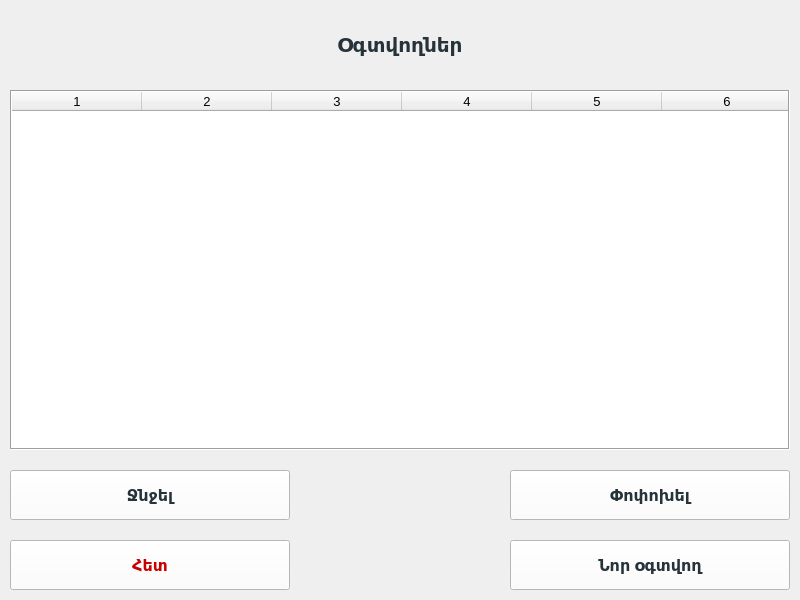
<?xml version="1.0" encoding="UTF-8"?>
<ui version="4.0">
 <class>UsersPage</class>
 <widget class="QMainWindow" name="UsersPage">
  <property name="geometry">
   <rect>
    <x>0</x>
    <y>0</y>
    <width>800</width>
    <height>600</height>
   </rect>
  </property>
  <property name="minimumSize">
   <size>
    <width>800</width>
    <height>600</height>
   </size>
  </property>
  <property name="maximumSize">
   <size>
    <width>800</width>
    <height>600</height>
   </size>
  </property>
  <property name="windowTitle">
   <string>MainWindow</string>
  </property>
  <widget class="QWidget" name="centralwidget">
   <widget class="QLabel" name="mainLabel">
    <property name="geometry">
     <rect>
      <x>220</x>
      <y>20</y>
      <width>360</width>
      <height>50</height>
     </rect>
    </property>
    <property name="font">
     <font>
      <pointsize>15</pointsize>
      <weight>75</weight>
      <bold>true</bold>
     </font>
    </property>
    <property name="styleSheet">
     <string notr="true">color: rgb(39, 51, 59);</string>
    </property>
    <property name="text">
     <string>Օգտվողներ</string>
    </property>
    <property name="alignment">
     <set>Qt::AlignCenter</set>
    </property>
   </widget>
   <widget class="QPushButton" name="newUserPushButton">
    <property name="geometry">
     <rect>
      <x>510</x>
      <y>540</y>
      <width>280</width>
      <height>50</height>
     </rect>
    </property>
    <property name="font">
     <font>
      <pointsize>12</pointsize>
      <weight>75</weight>
      <bold>true</bold>
     </font>
    </property>
    <property name="styleSheet">
     <string notr="true">color: rgb(39, 51, 59);
background-color: rgb(255, 255, 255);</string>
    </property>
    <property name="text">
     <string>Նոր օգտվող</string>
    </property>
   </widget>
   <widget class="QPushButton" name="logInPushButton">
    <property name="geometry">
     <rect>
      <x>10</x>
      <y>540</y>
      <width>280</width>
      <height>50</height>
     </rect>
    </property>
    <property name="font">
     <font>
      <pointsize>12</pointsize>
      <weight>75</weight>
      <bold>true</bold>
     </font>
    </property>
    <property name="styleSheet">
     <string notr="true">background-color: rgb(255, 255, 255);
color: rgb(200, 0, 0);</string>
    </property>
    <property name="text">
     <string>Հետ</string>
    </property>
   </widget>
   <widget class="QTableWidget" name="tableWidget">
    <property name="geometry">
     <rect>
      <x>10</x>
      <y>90</y>
      <width>780</width>
      <height>360</height>
     </rect>
    </property>
    <property name="font">
     <font>
      <pointsize>10</pointsize>
     </font>
    </property>
    <property name="frameShape">
     <enum>QFrame::Box</enum>
    </property>
    <property name="frameShadow">
     <enum>QFrame::Sunken</enum>
    </property>
    <property name="lineWidth">
     <number>1</number>
    </property>
    <property name="midLineWidth">
     <number>0</number>
    </property>
    <property name="verticalScrollBarPolicy">
     <enum>Qt::ScrollBarAsNeeded</enum>
    </property>
    <property name="horizontalScrollBarPolicy">
     <enum>Qt::ScrollBarAlwaysOff</enum>
    </property>
    <property name="gridStyle">
     <enum>Qt::SolidLine</enum>
    </property>
    <property name="rowCount">
     <number>0</number>
    </property>
    <property name="columnCount">
     <number>6</number>
    </property>
    <attribute name="horizontalHeaderCascadingSectionResizes">
     <bool>false</bool>
    </attribute>
    <attribute name="horizontalHeaderMinimumSectionSize">
     <number>20</number>
    </attribute>
    <attribute name="horizontalHeaderDefaultSectionSize">
     <number>130</number>
    </attribute>
    <attribute name="horizontalHeaderShowSortIndicator" stdset="0">
     <bool>false</bool>
    </attribute>
    <attribute name="verticalHeaderVisible">
     <bool>false</bool>
    </attribute>
    <attribute name="verticalHeaderMinimumSectionSize">
     <number>30</number>
    </attribute>
    <attribute name="verticalHeaderDefaultSectionSize">
     <number>30</number>
    </attribute>
    <column/>
    <column/>
    <column/>
    <column/>
    <column/>
    <column/>
   </widget>
   <widget class="QPushButton" name="deleteUserPusButton">
    <property name="geometry">
     <rect>
      <x>10</x>
      <y>470</y>
      <width>280</width>
      <height>50</height>
     </rect>
    </property>
    <property name="font">
     <font>
      <pointsize>12</pointsize>
      <weight>75</weight>
      <bold>true</bold>
     </font>
    </property>
    <property name="styleSheet">
     <string notr="true">color: rgb(39, 51, 59);
background-color: rgb(255, 255, 255);</string>
    </property>
    <property name="text">
     <string>Ջնջել</string>
    </property>
   </widget>
   <widget class="QPushButton" name="changeUserPushButton">
    <property name="geometry">
     <rect>
      <x>510</x>
      <y>470</y>
      <width>280</width>
      <height>50</height>
     </rect>
    </property>
    <property name="font">
     <font>
      <pointsize>12</pointsize>
      <weight>75</weight>
      <bold>true</bold>
     </font>
    </property>
    <property name="styleSheet">
     <string notr="true">color: rgb(39, 51, 59);
background-color: rgb(255, 255, 255);</string>
    </property>
    <property name="text">
     <string>Փոփոխել</string>
    </property>
   </widget>
  </widget>
 </widget>
 <resources/>
 <connections/>
</ui>
